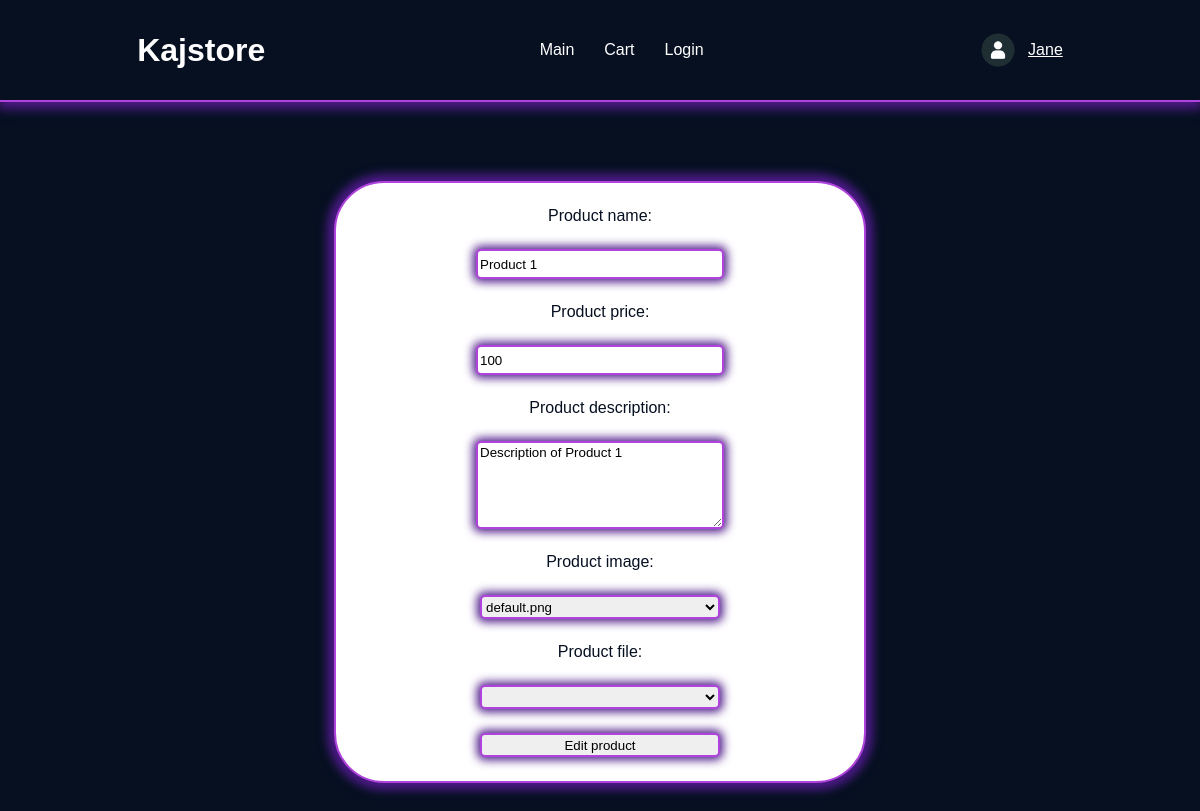
/admin/edit_edit_product.php?id_product=1 (signed in), run on the app's committed database.
### tables this page shows
CREATE TABLE users(
	id_user int PRIMARY KEY AUTO_INCREMENT NOT null,
    first_name varchar(100),
    last_name varchar(100),
    password_user TEXT,
    email varchar(200),
    birthdate date,
    photo_path TEXT DEFAULT "default.png",
    created_at TIMESTAMP DEFAULT CURRENT_TIMESTAMP,
    is_admin TINYINT(1) DEFAULT 0
    );

CREATE TABLE products(
    id_product int PRIMARY KEY AUTO_INCREMENT NOT null,
    price int,
    name varchar(200),
    description TEXT,
    file_path TEXT,
    photo_path TEXT DEFAULT "ina.png"
    );

### admin/edit_edit_product.php (the view, shortened to what this page needs)
<?php
    $servername = "localhost";
    $username = "root";
    $password = "";
    $db_name = "kajstore";
    $conn = new mysqli($servername, $username, $password, $db_name);
    $id_product = $_GET["id_product"];
    $sql = "SELECT id_product, name, price, description, file_path, photo_path FROM products WHERE id_product = $id_product;";
    $result = $conn->query($sql);
    if($result->num_rows > 0){
        while($row = $result->fetch_assoc()){
            $name = $row["name"];
            $price = $row["price"];
            $description = $row["description"];
            $photo_path = $row["photo_path"];
        }
    }
?>
<!DOCTYPE html>
<html lang="en">
<head>
    <link rel="stylesheet" href="../css/main.css">
    <link rel="stylesheet" href="../css/add_product.css">
    <link rel="stylesheet" href="../css/variables.css">
    <link rel="stylesheet" href="../responsive/main.css">
    <link rel="stylesheet" href="../responsive/edit_edit_product.css">
</head>
<body>
<header>
    <a class="title" href="../index.php"><h1 class="title">Kajstore</h1></a>
    <nav class="nav-header">
        <a href="../index.php">Main</a>
        <a href="../php/cart.php">Cart</a>
        <a href="../php/login.php">Login</a>
    </nav>
    <div class="user">
    <?php
        if($_SESSION["logged_in"]){
        $sql = "SELECT photo_path FROM users WHERE id_user = ". $_SESSION["id_user"].";";
        $result = $conn->query($sql);
        if($result->num_rows > 0){
            while($row = $result->fetch_assoc()){
                $photo_path = $row["photo_path"];
            }
        }
        echo "<img src='../media/$photo_path' class='user_image'>";
        echo "<a href = '../php/user.php?user_id=". $_SESSION['id_user']."'>";
        echo $_SESSION["first_name"];
        echo "</a>";
        }
    ?>
    </div>
</header>
<main>
<form action="../scripts/edit_product_sc.php" method="post">
        <label for="product_name">Product name:</label>
        <input type="text" id="product_name" name="product_name" value="<?php echo $name; ?>">
        <label for="product_price">Product price:</label>
        <input type="number" id="product_price" name="product_price" value="<?php echo $price; ?>">
        <label for="product_description">Product description:</label>
        <textarea id="product_description" name="product_description"><?php echo $description; ?></textarea>
        <label for="product_image">Product image:</label>
        <select id="product_image" name="product_image">
            <?php
            $image_dir = '../media/';
            $images = scandir($image_dir);
            foreach($images as $image) {
                if($image != '.' && $image != '..') {
                    echo "<option value='$image'>$image</option>";
                }
            }
            ?>
        </select>
        <label for="product_file">Product file:</label>
        <select id="product_file" name="product_file">
        </select>
        <input type="submit" value="Edit product">
    </form>
</main>
</body>
</html>
</body>
</html>

### css/main.css (style rules this page uses)
* { font-family: Arial, "Helvetica Neue", Helvetica, sans-serif; color: white; }
body { margin: 0px; padding: 0px; width: 100vw; height: 100vh; background-color: var(--background); overflow: hidden; }
header { width: 100%; height: 10%; background-color: var(--background); display: flex; justify-content: space-around; align-items: center; flex-direction: row; color: var(--text); box-shadow: 0px 5px 10px 2px var(--secondary); border-bottom: 2px solid var(--accent); }
.nav-header { display: flex; flex-direction: row; gap: 30px; }
.nav-header a { color: var(--text); transition: all 0.4s; text-decoration: none; }
.title { color: var(--text); text-decoration: none; }
header { position: relative; height: 100px; }
.user { height: 40%; width: max-content; display: flex; align-items: center; justify-content: center; }
.user_image { height: 100%; max-height: 40px; margin-right: 10px; }

### css/add_product.css (style rules this page uses)
form { display: flex; justify-content: center; align-items: center; flex-direction: column; gap: 10%; }
form input, form select, form option, form textarea { color: black; }
main { width: 100%; height: 90%; display: flex; justify-content: center; align-items: center; }
form { background-color: var(--text); display: flex; flex-direction: column; gap: 3vh; margin-top: 5vh; width: 40%; padding: 2%; height: max-content; align-items: center; border-radius: 50px; border: 2px solid var(--accent); box-shadow: 0px 0px 10px 7px var(--secondary); color: black; }
form label { color: var(--background); }
select, option { color: black; }
form input, form select, textarea { width: 50%; height: 3vh; border-radius: 5px; border: 2px solid var(--accent); box-shadow: 0px 0px 10px 3px var(--secondary); transition: all 0.2s; }
textarea { height: 10vh; }

### css/variables.css (style rules this page uses)
:root { --text: #ffffff; --background: #061021; --primary: #dd81f6; --secondary: #4d1a88; --accent: #af43db; }

### data on the page
users: photo_path (placeholder picture)
products: product_name "Product 1", product_price "100", product_description "Description of Product 1"

### other printed values
$_SESSION["first_name"] "Jane"
form field product_image "default.png"
